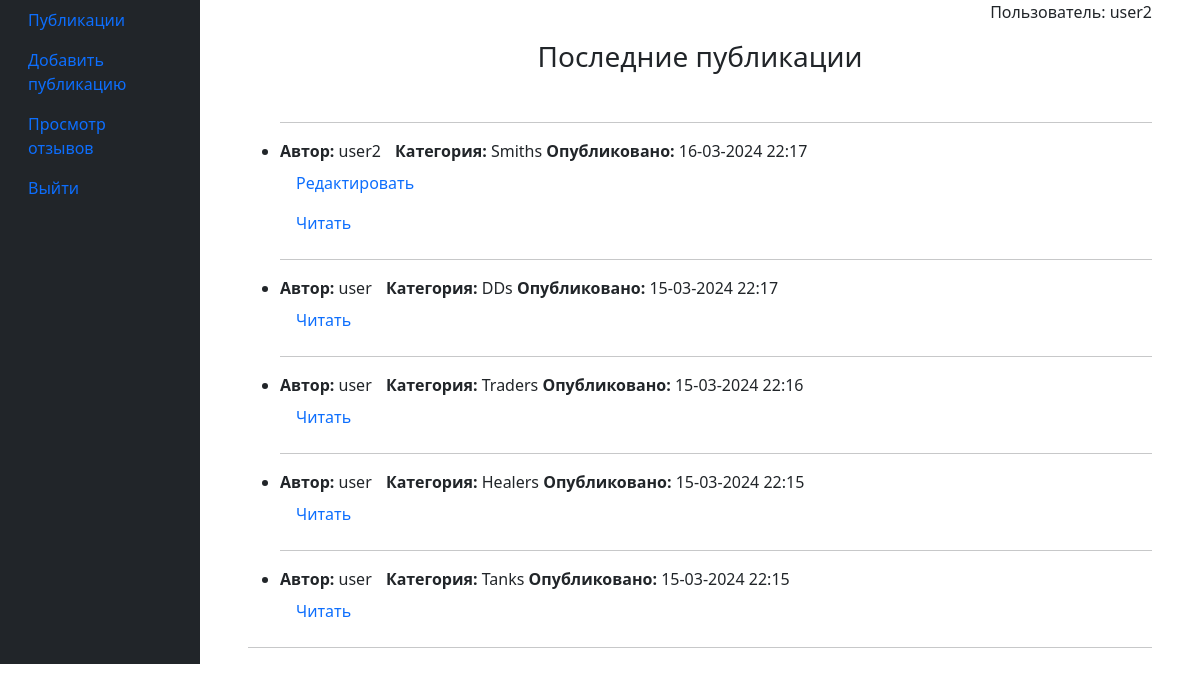
Screenshot of / (signed in) with the database file from the repository.
### mmorpgbb/models.py (models this page shows, shortened)
class MmoRPGAdv(models.Model):
    CATEGORY = [
        ('Tanks', 'Танки'),
        ('Healers', 'Хилы'),
        ('DDs', 'ДД'),
        ('Traders', 'Торговцы'),
        ('GildMasters', 'Гилдмастеры'),
        ('QuestGivers', 'Квестгиверы'),
        ('Smiths', 'Кузнецы'),
        ('Tanners', 'Кожевники'),
        ('Potions', 'Зельевары'),
        ('SpellMasters', 'Мастера заклинаний')
    ]
    id_user = models.ForeignKey(User, on_delete=models.CASCADE)
    id_category = models.CharField(max_length=12, choices=CATEGORY, default='Tanks')
    text = models.TextField()
    file = models.FileField(upload_to='uploads/')
    created_at = models.DateTimeField(auto_now_add=True)

### mmorpgbb/views.py (the view)
# urls.py: path('', AdvList.as_view()),
class AdvList(ListView):
    model = MmoRPGAdv
    template_name = 'mmorpgadvs.html'
    context_object_name = 'advertList'
    queryset = MmoRPGAdv.objects.order_by('-created_at')
    paginate_by = 10

### templates/mmorpgadvs.html (shortened to what this page needs)
{% extends 'flatpages/default.html' %}
{% block content %}
    {% if advertList %}
        <h3>Последние публикации</h3>
        <br>
        <ul>
        {% for record in advertList %}
            <hr>
            <li>
                <p align="left">
                    <b>Автор:</b> {{ record.id_user }} <span style="padding-left: 10px;"><b>Категория:</b> {{ record.id_category }} <b>Опубликовано:</b> {{ record.created_at|date:'d-m-Y H:i' }}</span>
                    <br>
                    {% if request.user == record.id_user %}
                        <a class="nav-link" href="/edit/{{ record.pk }}">Редактировать</a>
                    {% endif %}
                    <a class="nav-link" href="/advert/{{ record.pk }}"> Читать </a>
                </p>
            </li>
        {% endfor %}
        </ul>
        <hr>
    {% else %}
        <h3>Публикации отсутствуют =(</h3>
    {% endif %}
{% endblock content %}

### templates/flatpages/default.html (shortened to what this page needs)
<!DOCTYPE html>
<html lang="en">
<head>
    {% load static %}
    <link href="{% static 'css/styles.css' %}" rel="stylesheet" />
</head>
<body>
    <div class="container-fluid">
        <div class="row">
            <nav class="col-md-2 d-none d-md-block bg-dark sidebar">
                <div class="sidebar-sticky">
                    <ul class="nav flex-column">
                        <li class="nav-item">
                            <a class="nav-link active" href="/adverts/">
                                Публикации
                            </a>
                        </li>
                        <li class="nav-item">
                            <a class="nav-link" href="/adverts/add">
                                Добавить публикацию
                            </a>
                        </li>
                       <li class="nav-item active">
                           {% if request.user.is_authenticated %}
                                <a class="nav-link" href="/adverts/responses">Просмотр отзывов</a>
                           {% endif %}
                       </li>
                        <li class="nav-item">
                            {% if request.user.is_authenticated %}
                            <a class="nav-link"  href="/accounts/logout/">
                                Выйти
                            </a>
                            {% else %}
                            <a class="nav-link" href="/accounts/login/">
                                Войти
                            </a>
                            {% endif %}
                        </li>
                    </ul>
                </div>
            </nav>
            <main role="main" class="col-md-9 ml-sm-auto col-lg-10 px-4">
                <div class="container">
                    <div class="row">
                        <div class="col-lg-12 text-center">
                            {% if request.user.is_authenticated %}
                            <p align="right">Пользователь: {{request.user.username}}</p>
                            {% endif %}
                            {% block content %}{% endblock content %}
                        </div>
                    </div>
                </div>
            </main>
        </div>
    </div>
</body>
</html>

### rows the page displays
MmoRPGAdv: id_user "user2", id_category "Smiths", created_at "16-03-2024 22:17"
MmoRPGAdv: id_user "user", id_category "DDs", created_at "15-03-2024 22:17"
MmoRPGAdv: id_user "user", id_category "Traders", created_at "15-03-2024 22:16"
MmoRPGAdv: id_user "user", id_category "Healers", created_at "15-03-2024 22:15"
MmoRPGAdv: id_user "user", id_category "Tanks", created_at "15-03-2024 22:15"

### other values shown
{{ request.user.username }} "user2"
